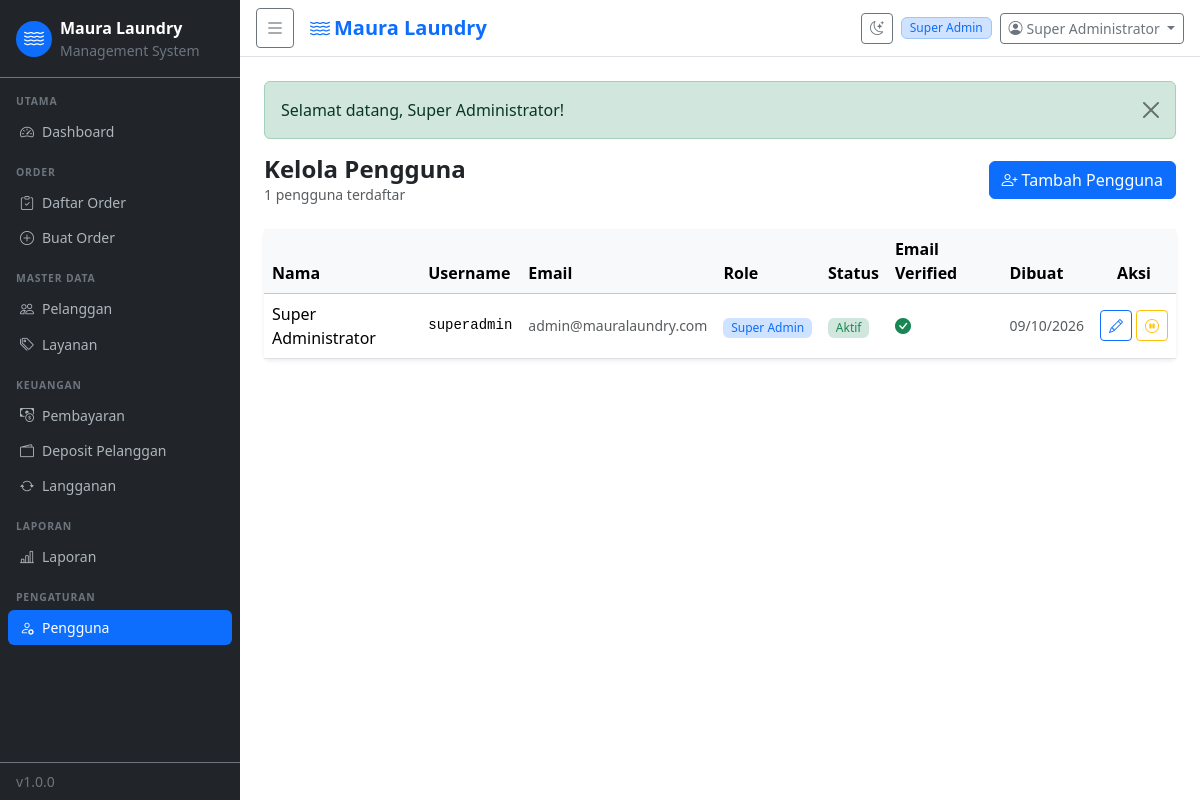
The page /pages/users/index.php (signed in) on the database its author committed.
### tables this page shows
CREATE TABLE `users` (
  `id` int(11) NOT NULL AUTO_INCREMENT,
  `role_id` int(11) NOT NULL,
  `name` varchar(100) NOT NULL,
  `username` varchar(50) NOT NULL,
  `email` varchar(150) NOT NULL,
  `phone` varchar(20) DEFAULT NULL,
  `password` varchar(255) NOT NULL,
  `email_verified` tinyint(1) NOT NULL DEFAULT 0,
  `email_token` varchar(100) DEFAULT NULL,
  `reset_token` varchar(100) DEFAULT NULL,
  `reset_expires` datetime DEFAULT NULL,
  `is_active` tinyint(1) NOT NULL DEFAULT 1,
  `created_at` datetime DEFAULT CURRENT_TIMESTAMP,
  PRIMARY KEY (`id`),
  UNIQUE KEY `username` (`username`),
  UNIQUE KEY `email` (`email`),
  KEY `role_id` (`role_id`),
  CONSTRAINT `u_role` FOREIGN KEY (`role_id`) REFERENCES `roles` (`id`)
);

CREATE TABLE `roles` (
  `id` int(11) NOT NULL AUTO_INCREMENT,
  `name` varchar(50) NOT NULL,
  `description` varchar(255) DEFAULT NULL,
  `created_at` datetime DEFAULT CURRENT_TIMESTAMP,
  PRIMARY KEY (`id`),
  UNIQUE KEY `name` (`name`)
);

### includes/auth.php (called while the page is built, shortened)
<?php
function is_logged_in(): bool {
    return !empty($_SESSION['user_id']);
}
function current_user(): ?array {
    static $user = null;
    if ($user === null) {
        $db   = db();
        $stmt = $db->prepare(
            "SELECT u.*, r.name AS role_name FROM users u
             JOIN roles r ON r.id = u.role_id
             WHERE u.id = ? AND u.is_active = 1"
        );
        $stmt->bind_param('i', $_SESSION['user_id']);
        $stmt->execute();
        $user = $stmt->get_result()->fetch_assoc();
    }
    return $user;
}
function user_permissions(): array {
    static $perms = null;
    if ($perms !== null) return $perms;
    $user = current_user();
    $db   = db();
    $stmt = $db->prepare(
        "SELECT p.name FROM permissions p
         JOIN role_permissions rp ON rp.permission_id = p.id
         WHERE rp.role_id = ?"
    );
    $stmt->bind_param('i', $user['role_id']);
    $stmt->execute();
    $result = $stmt->get_result();
    $perms  = [];
    while ($row = $result->fetch_assoc()) {
        $perms[] = $row['name'];
    }
    return $perms;
}
function can(string $permission): bool {
    return in_array($permission, user_permissions(), true);
}
function require_permission(string $permission): void {
    if (!can($permission)) {
        flash('error', 'Anda tidak memiliki akses ke halaman ini.');
        redirect(APP_URL . '/pages/dashboard.php');
    }
}

### includes/functions.php (called while the page is built, shortened)
<?php
function csrf_token(): string {
    return $_SESSION['csrf_token'];
}
function get_flash(): ?array {
    $f = $_SESSION['flash'] ?? null;
    return $f;
}
function h(string $s): string {
    return htmlspecialchars($s, ENT_QUOTES, 'UTF-8');
}

### pages/users/index.php (the view, shortened to what this page needs)
<?php
require_once __DIR__ . '/../../../includes/functions.php';
require_once __DIR__ . '/../../../includes/auth.php';
require_permission('users.manage');
$db    = db();
$users = $db->query(
    "SELECT u.*, r.name AS role_name FROM users u
     JOIN roles r ON r.id = u.role_id
     ORDER BY u.created_at DESC"
)->fetch_all(MYSQLI_ASSOC);
require_once __DIR__ . '/../../includes/header.php';
?>
<div class="d-flex justify-content-between align-items-center mb-4">
  <div><h4 class="fw-bold mb-0">Kelola Pengguna</h4><p class="text-muted small mb-0"><?= count($users) ?> pengguna terdaftar</p></div>
  <a href="<?= APP_URL ?>/pages/users/create.php" class="btn btn-primary"><i class="bi bi-person-plus me-1"></i>Tambah Pengguna</a>
</div>
<div class="card border-0 shadow-sm">
  <div class="card-body p-0">
    <table class="table table-hover align-middle mb-0">
      <thead class="table-light">
        <tr><th>Nama</th><th>Username</th><th>Email</th><th>Role</th><th>Status</th><th>Email Verified</th><th>Dibuat</th><th class="text-center">Aksi</th></tr>
      </thead>
      <tbody>
      <?php foreach ($users as $u): ?>
        <tr>
          <td class="fw-medium"><?= h($u['name']) ?></td>
          <td class="font-monospace small"><?= h($u['username']) ?></td>
          <td class="small text-muted"><?= h($u['email']) ?></td>
          <td><span class="badge bg-primary-subtle text-primary"><?= h($u['role_name']) ?></span></td>
          <td><?= $u['is_active'] ? '<span class="badge bg-success-subtle text-success">Aktif</span>' : '<span class="badge bg-danger-subtle text-danger">Nonaktif</span>' ?></td>
          <td><?= $u['email_verified'] ? '<i class="bi bi-check-circle-fill text-success"></i>' : '<i class="bi bi-x-circle text-muted"></i>' ?></td>
          <td class="small text-muted"><?= date('d/m/Y', strtotime($u['created_at'])) ?></td>
          <td class="text-center">
            <div class="d-flex gap-1 justify-content-center">
              <a href="<?= APP_URL ?>/pages/users/edit.php?id=<?= $u['id'] ?>" class="btn btn-sm btn-outline-primary" title="Edit"><i class="bi bi-pencil"></i></a>
              <?php if ($u['id'] !== $_SESSION['user_id']): ?>
              <a href="<?= APP_URL ?>/pages/users/toggle.php?id=<?= $u['id'] ?>&csrf=<?= csrf_token() ?>"
                 class="btn btn-sm <?= $u['is_active'] ? 'btn-outline-warning' : 'btn-outline-success' ?>"
                 data-confirm="<?= $u['is_active'] ? 'Nonaktifkan' : 'Aktifkan' ?> pengguna ini?"
                 title="<?= $u['is_active'] ? 'Nonaktifkan' : 'Aktifkan' ?>">
                <i class="bi bi-<?= $u['is_active'] ? 'pause-circle' : 'play-circle' ?>"></i>
              </a>
              <?php endif; ?>
            </div>
          </td>
        </tr>
      <?php endforeach; ?>
      </tbody>
    </table>
  </div>
</div>
<?php require_once __DIR__ . '/../../includes/footer.php'; ?>

### includes/header.php (shortened to what this page needs)
<?php
$user  = current_user();
$flash = get_flash();
?>
<!DOCTYPE html>
<html lang="id">
<head>
  <link rel="stylesheet" href="https://cdn.jsdelivr.net/npm/bootstrap@5.3.8/dist/css/bootstrap.min.css">
  <link rel="stylesheet" href="https://cdn.jsdelivr.net/npm/bootstrap-icons@1.13.2/font/bootstrap-icons.min.css">
  <link rel="stylesheet" href="<?= APP_URL ?>/assets/css/style.css">
</head>
<body>
<div class="wrapper d-flex">
  <?php require_once __DIR__ . '/sidebar.php'; ?>
  <div class="main-content flex-grow-1">
    <nav class="navbar navbar-expand-lg navbar-light bg-white border-bottom px-3 py-2">
      <button class="btn btn-sm btn-outline-secondary me-3" id="sidebarToggle">
        <i class="bi bi-list fs-5"></i>
      </button>
      <span class="navbar-brand mb-0 fw-semibold text-primary">
        <i class="bi bi-water me-1"></i><?= APP_NAME ?>
      </span>
      <div class="ms-auto d-flex align-items-center gap-2">
        <button class="btn btn-sm btn-outline-secondary" id="darkToggle" title="Toggle tema">
          <i class="bi bi-moon-stars"></i>
        </button>
        <span class="badge bg-primary-subtle text-primary border border-primary-subtle">
          <?= h($user['role_name'] ?? '') ?>
        </span>
        <div class="dropdown">
          <button class="btn btn-sm btn-outline-secondary dropdown-toggle" data-bs-toggle="dropdown">
            <i class="bi bi-person-circle me-1"></i><?= h($user['name'] ?? '') ?>
          </button>
        </div>
      </div>
    </nav>
    <div class="p-4">
      <?php if ($flash): ?>
        <div class="alert alert-<?= $flash['type'] === 'error' ? 'danger' : h($flash['type']) ?> alert-dismissible fade show" role="alert">
          <?= h($flash['message']) ?>
          <button type="button" class="btn-close" data-bs-dismiss="alert"></button>
        </div>
      <?php endif; ?>

### assets/css/style.css (style rules this page uses)
:root { --sidebar-width: 240px; --sidebar-collapsed: 60px; --primary: #0d6efd; --page-bg: #f8f9fa; --card-bg: #ffffff; --text-primary: #212529; --border-color: #dee2e6; }
.wrapper { min-height: 100vh; }
.main-content { min-width: 0; }
.badge { font-size: .75em; font-weight: 500; }

### rows shown on the page
users: role.name "Super Admin", name "Super Administrator", username "superadmin", email "admin@mauralaundry.com", is_active "Aktif", email_verified 1 (drawn), created_at "09/10/2026"

### other values the page prints
$label "Dashboard Daftar Order Buat Order Pelanggan Layanan Pembayaran Deposit Pelanggan Langganan Laporan Pengguna"
APP_VERSION "1.0.0"
APP_NAME "Maura Laundry"
$flash['message'] "Selamat datang, Super Administrator!"
count($users) "1"
